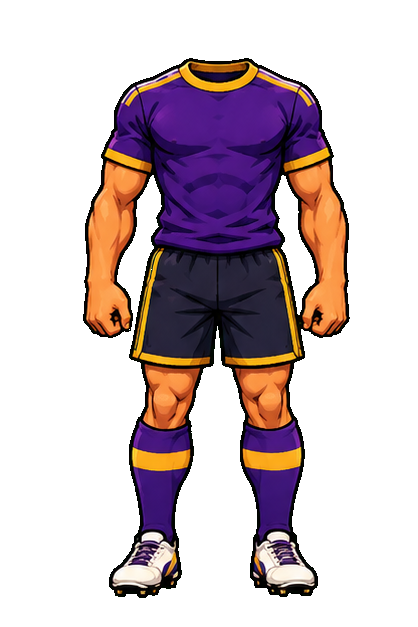
#> input picture references/analysis/stand_master_ai_v1/body/views_v3/headless_body_sheet_chroma_transparent_01.png, 418 x 627 px, found by its file name; its folder holds only this picture in this run
$ python normalize_run_sprites.py
#> lines starting #> are read from the running program, lines starting #| are printed output that depends on the picture; after the words box and inside, x2 and y2 are one past the last pixel; in counts of white or black regions, pixels touching at a corner belong together
from PIL import Image
from pathlib import Path
root=Path(r'D:\My Projects\Supermagic_Football\SuperMagicFootball\references\analysis\stand_master_ai_v1')
views=['front','threeQuarterFrontLeft','left','threeQuarterBackLeft','back']
out=root/'body'/'run_frames';out.mkdir(parents=True,exist_ok=True)
def bbox(im,threshold=96): return im.getchannel('A').point(lambda a:255 if a>=threshold else 0).getbbox()
def band_center(im,box=None):
    a=im.getchannel('A'); x0,y0,x1,y1=box or (0,0,im.width,im.height); h=y1-y0
    yA=y0+int(h*.06); yB=y0+int(h*.24)
    m=a.crop((x0,yA,x1,yB)).point(lambda p:255 if p>=128 else 0); b=m.getbbox()
    return ((x0+b[0]+x0+b[2])/2) if b else (x0+x1)/2
for i,v in enumerate(views,1):
    ref=Image.open(root/'body'/'views_v3'/f'headless_body_sheet_chroma_transparent_{i:02}.png').convert('RGBA')
#> ref is the input picture: PIL image 418x627 RGBA; mean R, G, B, A 36.9, 184.5, 25.8, 85
    rb=bbox(ref,96); rh=rb[3]-rb[1]; rx=band_center(ref,rb); rel=rx-ref.width/2
#> after `rb = bbox(ref, 96)`: rb = (83, 58, 350, 598)
#> after `rh = rb[3] - rb[1]`: rh = 540
#> in band_center, `a = im.getchannel('A')`:
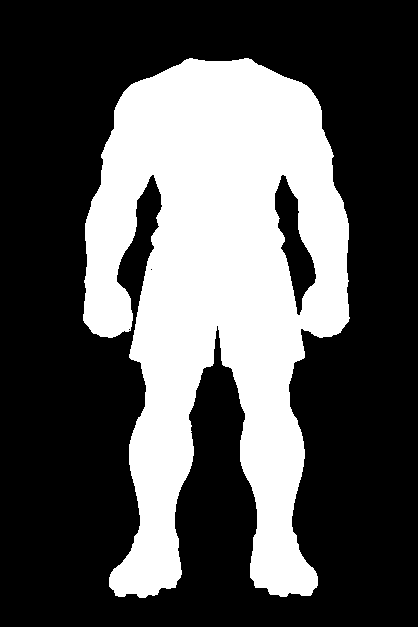
#> a: PIL image 418x627 L; 33.3% white; 1 white region, box (x1, y1, x2, y2) and area: (83, 58, 350, 598) 87345
#> in band_center, `m = a.crop((x0, yA, x1, yB)).point(lambda p: 255 if p >= 128 else 0)`:
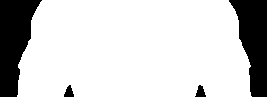
#> m: PIL image 267x97 L; 80.8% white; 4 black regions, box (x1, y1, x2, y2) and area: (0, 0, 42, 97) 2528, (229, 0, 267, 97) 2290, (195, 85, 206, 97) 84, (64, 85, 74, 97) 79
#> in band_center, `b = m.getbbox()`: b = (17, 0, 252, 97)
#> after `rx = band_center(ref, rb)`: rx = 217.5
#> after `rel = rx - ref.width / 2`: rel = 8.5
    for f in (1,2):
        p=root/'body'/'run_sources'/'split'/v/f'run_{f}'/f'phase{f}_{v}_01.png'
#> (the run stopped early here; a loop or call above may not have finished)
